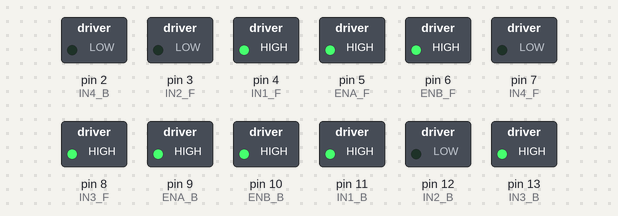
A sketch run on a simulated Arduino Uno, built with avr-gcc and run on an emulated ATmega328P. Shown: switched loads named in the sketch (green lamp = pin HIGH).

Above: at 0.1 s.
At 1.1 s:
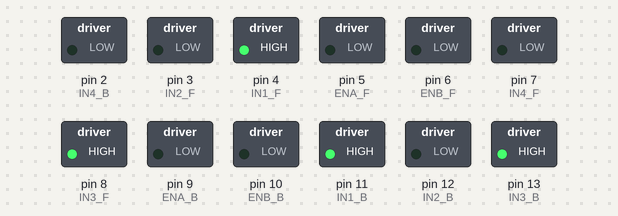
Timing chart, 0 to 2.6 s (numbered marks = the images above):
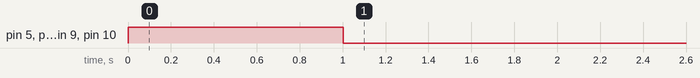

The sketch:

sketch_feb06a.ino
```cpp
  #include <Arduino.h>


#define FORWARD 1
#define BACKWARD -1
#define STOP  0

#define ENA_F 5
#define ENB_F 6

#define IN1_F 4
#define IN2_F 3
#define IN3_F 8
#define IN4_F 7

#define ENA_B 9
#define ENB_B 10

#define IN1_B 11
#define IN2_B 12
#define IN3_B 13
#define IN4_B 2

#define MAX_SPEED_RAD 5.23598775
#define MAX_SPEED_RPM 50

#define MAX_SPEED_MPS .157077


#define WHEEL_CIRCUMFERENCE_CM 22


#define MAX_CMPS  18.26
#define MAX_SPCM 0.0547645125958379


void setupMovement()
{
  pinMode(ENA_F, OUTPUT);
  pinMode(ENB_F, OUTPUT);

  pinMode(IN1_F, OUTPUT);
  pinMode(IN2_F, OUTPUT);
  pinMode(IN3_F, OUTPUT);
  pinMode(IN4_F, OUTPUT);

  pinMode(ENA_B, OUTPUT);
  pinMode(ENB_B, OUTPUT);

  pinMode(IN1_B, OUTPUT);
  pinMode(IN2_B, OUTPUT);
  pinMode(IN3_B, OUTPUT);
  pinMode(IN4_B, OUTPUT);
}


void moveTimeDirection(int ms, int mspeed, int direction)
{
  switch (direction) {
    case FORWARD:
      digitalWrite(IN1_F, HIGH);
      digitalWrite(IN2_F, LOW);
      digitalWrite(IN3_F, HIGH);
      digitalWrite(IN4_F, LOW);

      digitalWrite(IN1_B, HIGH);
      digitalWrite(IN2_B, LOW);
      digitalWrite(IN3_B, HIGH);
      digitalWrite(IN4_B, LOW);
      break;
    case BACKWARD:
      digitalWrite(IN1_F, LOW);
      digitalWrite(IN2_F, HIGH);
      digitalWrite(IN3_F, LOW);
      digitalWrite(IN4_F, HIGH);

      digitalWrite(IN1_B, LOW);
      digitalWrite(IN2_B, HIGH);
      digitalWrite(IN3_B, LOW);
      digitalWrite(IN4_B, HIGH);
      break;
    case STOP:
      digitalWrite(IN1_F, LOW);
      digitalWrite(IN2_F, LOW);
      digitalWrite(IN3_F, LOW);
      digitalWrite(IN4_F, LOW);

      digitalWrite(IN1_B, LOW);
      digitalWrite(IN2_B, LOW);
      digitalWrite(IN3_B, LOW);
      digitalWrite(IN4_B, LOW);
  }

  analogWrite(ENA_F, mspeed);
  analogWrite(ENB_F, mspeed);
  analogWrite(ENA_B, mspeed);
  analogWrite(ENB_B, mspeed);
  delay(ms);
  analogWrite(ENA_F, 0);
  analogWrite(ENB_F, 0);
  analogWrite(ENA_B, 0);
  analogWrite(ENB_B, 0);
}

void moveCmDirection(double cm, double mspeed, int direction=FORWARD) {
 moveTimeDirection(cm * MAX_SPCM, mspeed, direction);
}

void setup() {
  setupMovement();
  moveTimeDirection(1000, 255, FORWARD);
  moveCmDirection(50, 255, FORWARD);
}

void loop () {}
```
